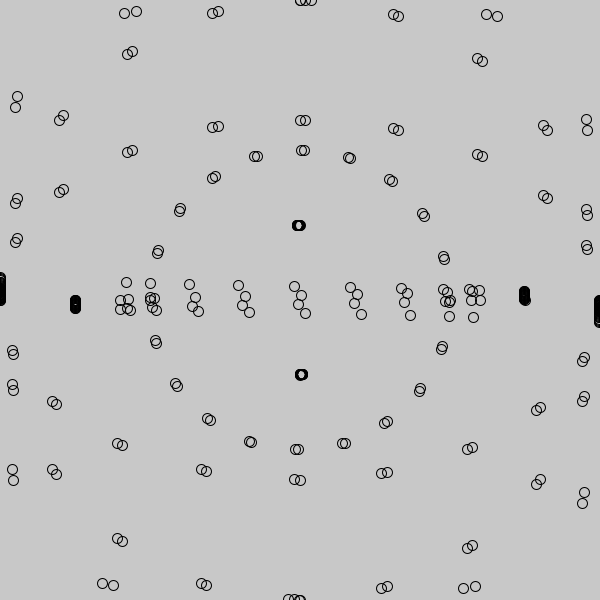
Frame 1 (no input)
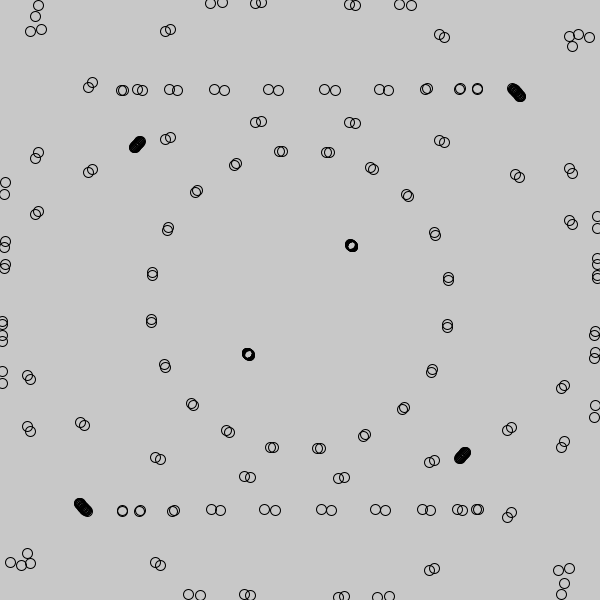
Frame 60 (the mouse pressed at the canvas centre just before this capture)
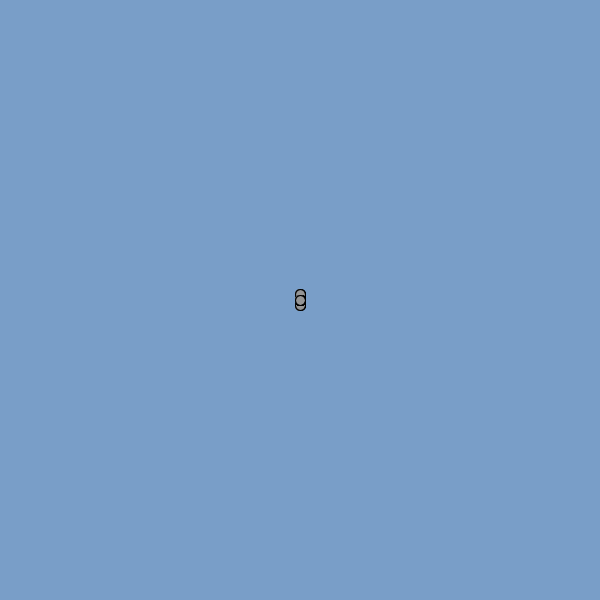
Frame 120 (the mouse held since frame 60 and released just before this capture)

The Processing sketch that drew these frames (run headless with seeded random() and noise(); from frame 60 on, the mouse is pressed at the canvas centre):

// Processing sketch: processing_108761
// ── processing_108761.pde

//Homework 3, 60-257
//Copyright 2013 Stephanie Cheung and the mysterious hooded figures
void setup()
{
  colorMode(HSB);
  size(600,600);
  smooth();
}

  float angle=0;
  float c = 300; //this will be the center of the circles
  float magic = 0.002; //determines speed of circle orbits

void draw()
{
  float c2 = abs(mouseX-c); //defines the radius of the circles
  background((mouseX/2),(mouseY/3),200); //background color depends on Y position of the mouse
  fill(0, 0,mouseX/2,mouseY/2); //determines color of small circles depending on Y position of mouse
  for(float i=0; i<2*PI; i=i+0.1*PI){ //for loop changes the distribution of circles 
  ellipse(c+(cos(angle)*c2), c+(sin(angle)*c2), 10,10); 
  ellipse(c-(cos(angle)*c2), c-(sin(angle)*c2), 10,10);
  ellipse(c-(cos(angle+.5*PI+i)*c2), c-(sin(angle+.5*PI+i)*c2), 10,10);
  ellipse(c+(cos(angle+.5*PI+i)*c2), c+(sin(angle+.5*PI+i)*c2), 10,10);
  
  ellipse(c+0.6*(cos(angle+i)*c2), c+(sin(angle)*c2+i), 10,10); 
  ellipse(c-0.6*(cos(angle+i)*c2), c-(sin(angle)*c2+i), 10,10);
  ellipse(c-(cos(angle+.5*PI+i)*c2), c-0.6*(sin(angle+.5*PI+i)*c2), 10,10);
  ellipse(c+(cos(angle+.5*PI+i)*c2), c+0.6*(sin(angle+.5*PI+i)*c2), 10,10);
  
  ellipse(c+0.5*(cos(angle+i)*c2), c+0.5*(sin(angle+i)*c2), 10,10);
  ellipse(c-0.5*(cos(angle+i)*c2), c-0.5*(sin(angle+i)*c2), 10,10);
  
  ellipse(c+0.75*(sin(angle+.5*PI)*c2), c+0.75*(cos(angle+.5*PI)*c2), 10,10);
  ellipse(c-0.75*(sin(angle+.5*PI)*c2), c-0.75*(cos(angle+.5*PI)*c2), 10,10);
  
  ellipse(c+1.5*(cos(angle+.5*PI)*c2), c+1.5*(sin(angle+.5*PI)*c2), 10,10);
  ellipse(c-1.5*(cos(angle+.5*PI)*c2), c-1.5*(sin(angle+.5*PI)*c2), 10,10);
  
  ellipse(c+0.25*(sin(angle+PI)*c2), c+0.25*(cos(angle+PI)*c2), 10,10);
  ellipse(c-0.25*(sin(angle+PI)*c2), c-0.25*(cos(angle+PI)*c2), 10,10);
  
  ellipse(c+2*(cos(angle)*c2), c+(sin(angle)*c2), 10,10); 
  ellipse(c-2*(cos(angle)*c2), c-(sin(angle)*c2), 10,10);
  ellipse(c-2*(cos(angle+.5*PI+i)*c2), c-(sin(angle+.5*PI+i)*c2), 10,10);
  ellipse(c+2*(cos(angle+.5*PI+i)*c2), c+(sin(angle+.5*PI+i)*c2), 10,10);
  
  ellipse(c+(cos(angle)*c2), c+2*(sin(angle)*c2), 10,10); 
  ellipse(c-(cos(angle)*c2), c-2*(sin(angle)*c2), 10,10);
  ellipse(c-(cos(angle+.5*PI+i)*c2), c-2*(sin(angle+.5*PI+i)*c2), 10,10);
  ellipse(c+(cos(angle+.5*PI+i)*c2), c+2*(sin(angle+.5*PI+i)*c2), 10,10);
  
  angle = angle+magic; //updates the position of the little circles
  }
}

void mousePressed(){
  magic = random(0.0005,0.02); //changes the speed to a random number when the mouse is clicked
}
